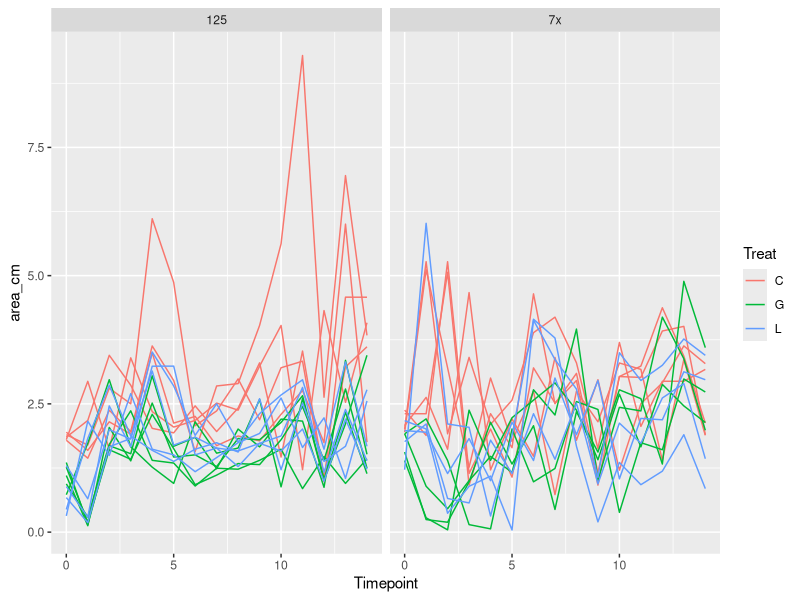
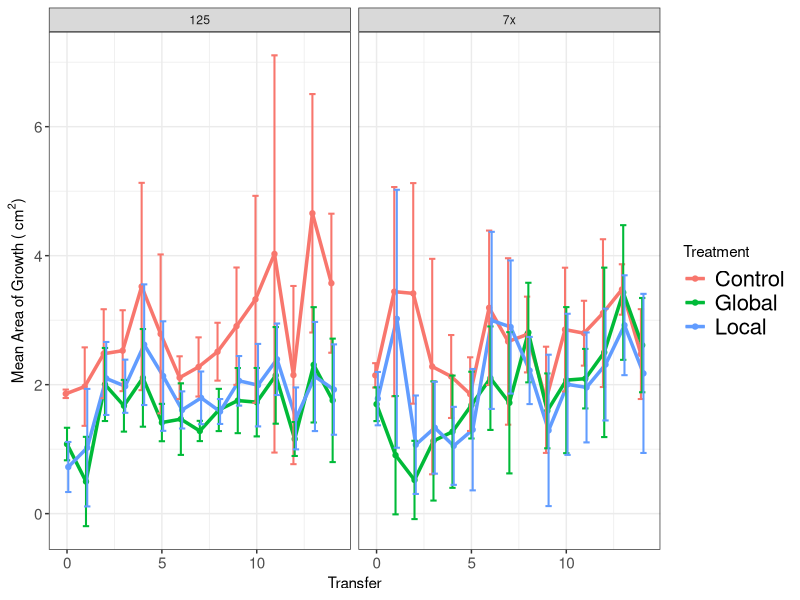
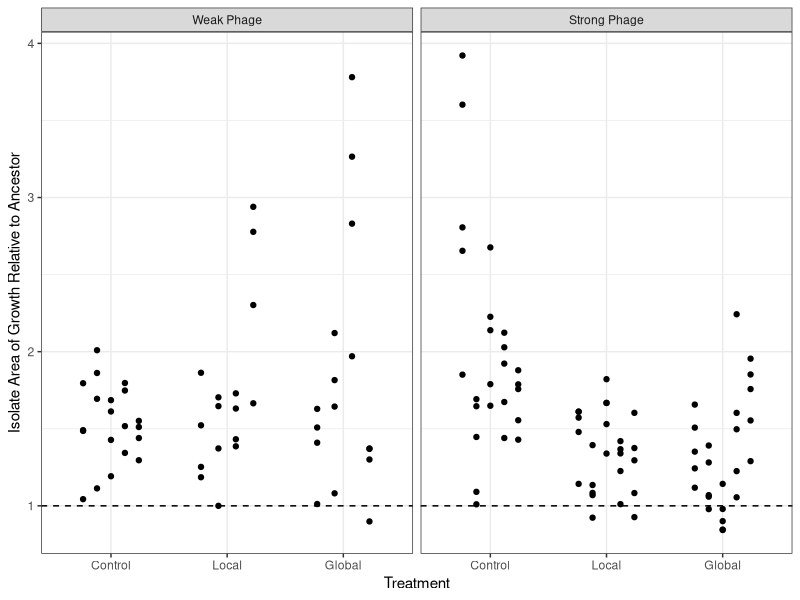

Generate these figures, in order, with R: (Note: this script raises an error after producing the figures.)
library("ggplot2")
library("dplyr")

#Need to split this into 2 scripts: one to take the messy data
# (e.g. isolate information in underscore formats, etc)
#and get it cleaned up, then output those clean data
#And another to take the clean data & analyze it
#Then put the messy data in one folder and the clean data in another folder
#Along with the separate scripts
#So when it's published, can just tell people to re-run the clean data script

#need to make Rep vs Pop consistent
#redo all analysis using dplyr
#redo analysis using vectorization
#include std curve for spec in this code (it may alread be there???)
#Do a scripted analysis of how much to smoothe gc data (not manually checking)
# #to be done later:
# #define function to get means of rates
# mean_rates <- function(sub_by_list, my_data)
# analyze additional plate scans
#change resistance to be by treat then by pop
#Change growth rate for ancestor to dotted line

##Experimental evolution analysis ----
exper_evol_migr <- read.csv("./Clean_Data/Experimental_evolution_growth.csv")

#Drop points after T14
exper_evol_migr <- exper_evol_migr[exper_evol_migr$Timepoint <= 14, ]

#Calculate total area
exper_evol_migr$area_cm <- pi*exper_evol_migr$Width_cm/2*exper_evol_migr$Height_cm/2

#Make plot with all pops shown
ggplot(data = exper_evol_migr,
       aes(x = Timepoint, y = area_cm, group = paste(Treat, Pop),
           color = Treat)) +
  geom_line() +
  facet_grid(~Proj)

#Summarize
exper_evol_migr <- group_by(exper_evol_migr, Proj, Treat, Timepoint)
exper_evol_summ <- summarize(exper_evol_migr,
                             area_mean = mean(area_cm),
                             area_sd = sd(area_cm),
                             area_n = n())

#Make plot of summarized data
my_facet_labels <- c("1" = "Weak Phage", "2" = "Strong Phage")

ggplot(data = exper_evol_summ, aes(x = Timepoint, y = area_mean,
                                   color = Treat)) +
  geom_point(position = position_dodge(0.2)) + 
  geom_line(size = 1.2, position = position_dodge(0.2)) +
  theme_bw() +
  theme(axis.text.y = element_text(size = 11), axis.text.x = element_text(size = 11),
        legend.text = element_text(size = 16)) +
  facet_grid(~Proj, labeller = labeller(Proj = my_facet_labels)) +
  geom_errorbar(aes(ymax = area_mean+area_sd, ymin = area_mean-area_sd),
                width=1, size = .7, position=position_dodge(0.2)) +
  labs(x = "Transfer", 
       y = expression(paste("Mean Area of Growth ( ", cm^2, ")"))) + 
  scale_color_hue(name = "Treatment", breaks = c("C", "G", "L"),
                  labels = c("Control", "Global", "Local"))

##Isolate migration analysis ----
isol_migration <- read.csv("./Clean_Data/Isolate_migration.csv")

#Calculate total area
isol_migration$area_cm <- pi*isol_migration$Width_cm/2*isol_migration$Height_cm/2

#Calculate total area relative to same-day ancestor
ancestors <- isol_migration[isol_migration$Isol == "Anc", ]
isol_migration$relative_area <-
  isol_migration$area_cm/ancestors$area_cm[
    match(as.Date(isol_migration$end_timestamp),
          as.Date(ancestors$end_timestamp))]

#Plot data
my_facet_labels <- c("1" = "Weak Phage", 
                     "2" = "Strong Phage",
                     "C" = "Control", "G" = "Global", "L" = "Local",
                     "A" = "WT")

ggplot(isol_migration[isol_migration$Isol != "Anc", ], 
       aes(x = Treat, y = relative_area, group = Pop)) +
  geom_point(position = position_dodge(0.6)) +
  facet_grid(~Proj, labeller = labeller(Proj = my_facet_labels)) +
  theme_bw() + 
  labs(y = "Isolate Area of Growth Relative to Ancestor",
       x = "Treatment") +
  geom_hline(yintercept = 1, lty = 2) +
  scale_x_discrete(limits = c("C", "L", "G"),
                   labels = c("Control", "Local", "Global")) +
  NULL

##isolate growth curve analysis

##standard curve to convert OD to CFU (based on 107 data)
stan_plate <- read.csv("107_Std_Curve.csv", stringsAsFactors = F, header = T)
stan_plate_layout <- read.csv("107_Plate_Layout.csv", stringsAsFactors = F, header = F)
stan_spec <- read.csv("107_Trav_Spec.csv", stringsAsFactors = F, header = T)

#define function to melt plate arrays
get_layout <- function(plate_layout, row_start = 1, col_start = 1) {
  #tidies the data: makes list of Well ID & contents from the plate layout
  layout_list <- data.frame("Well" = character((nrow(plate_layout)-(row_start-1))*(ncol(plate_layout)-(col_start-1))), 
                            "Contents" = character((nrow(plate_layout)-(row_start-1))*(ncol(plate_layout)-(col_start-1))),
                            stringsAsFactors = F)
  cntr = 1
  for (i in row_start:nrow(plate_layout)) {
    for (j in col_start:ncol(plate_layout)) {
      layout_list[cntr, ] <- c(paste(LETTERS[i-row_start+1], j-col_start+1, sep = ""), plate_layout[i, j])
      cntr = cntr + 1
    }
  }
  return(layout_list)
}

#melt plate arrays, combine & exclude empty wells
stan_layout_list <- get_layout(stan_plate_layout, 2, 2)
stan_plate_list <- get_layout(stan_plate, 1, 2)
colnames(stan_plate_list)[2] <- "OD600"
stan_plate_list$Dilution <- stan_layout_list$Contents
stan_plate_list <- subset(stan_plate_list, is.na(stan_plate_list$Dilution) == F)

#in data from Trav-lab spec, convert OD to CFU
stan_spec$CFU <- (stan_spec$OD600..on.Trav.lab.spec.+3.318*10^(-3))/(1.252*10^(-9))

#transfer CFU data to plate list
stan_plate_list <- cbind(stan_plate_list, "CFU"=stan_spec$CFU[match(stan_plate_list$Dilution, 
                                                     stan_spec$Dilution)])

#get regression of data
# ggplot(stan_plate_list, aes(x = CFU, y = as.numeric(OD600))) + geom_point()
stan_plate_list$OD600 <- as.numeric(stan_plate_list$OD600)
my.fit <- lm(CFU ~ OD600, data = stan_plate_list)

##growth curve analysis
library("minpack.lm")
library("tidyr")
library("lubridate")
library("dplyr")

options(stringsAsFactors = F)
growth_97 <- read.csv("97B.csv", header = T, stringsAsFactors = F)
growth_98 <- read.csv("98B.csv", header = T, stringsAsFactors = F)
growth_99 <- read.csv("99.csv", header = T, stringsAsFactors = F)
growth_101 <- read.csv("101.csv", header = T, stringsAsFactors = F)
plate_layout_97_101 <- read.csv("97_98_99_100_101_plate_layout.csv", header = F, stringsAsFactors = F)

#make list of well ID & contents from plate layout
plate_layout_list_97_101 <- get_layout(plate_layout_97_101, 2, 2)

#remove columns from growth data that correspond to water
to_rem <- subset(plate_layout_list_97_101, 
                 plate_layout_list_97_101$Contents == "H2O")
growth_97 <- growth_97[, !(colnames(growth_97) %in% to_rem$Well)]
growth_98 <- growth_98[, !(colnames(growth_98) %in% to_rem$Well)]
growth_99 <- growth_99[, !(colnames(growth_99) %in% to_rem$Well)]
growth_101 <- growth_101[, !(colnames(growth_101) %in% to_rem$Well)]

#replace column names with Isols
isol.name.func <- function(growth_array, layout_list) {
  for (i in 1:ncol(growth_array)) {
    j <- match(colnames(growth_array)[i], layout_list$Well)
    if (!is.na(j)) {
      colnames(growth_array)[i] <- as.character(layout_list$Contents[j])
    }
  }
  return(growth_array)
}
growth_97 <- isol.name.func(growth_97, plate_layout_list_97_101)
growth_98 <- isol.name.func(growth_98, plate_layout_list_97_101)
growth_99 <- isol.name.func(growth_99, plate_layout_list_97_101)
growth_101 <- isol.name.func(growth_101, plate_layout_list_97_101)

#Tidy growth data
tidy_97 <- gather(growth_97, "Well", "OD600", 3:ncol(growth_97), na.rm = T)
tidy_98 <- gather(growth_98, "Well", "OD600", 3:ncol(growth_98), na.rm = T)
tidy_99 <- gather(growth_99, "Well", "OD600", 3:ncol(growth_99), na.rm = T)
tidy_101 <- gather(growth_101, "Well", "OD600", 3:ncol(growth_101), na.rm = T)

#Add isolate & project info
tidy_97$Isol <- "A"
tidy_98$Isol <- "B"
tidy_99$Isol <- "C"
tidy_101$Isol <- "E"
tidy_97$Proj <- 1
tidy_98$Proj <- 1
tidy_99$Proj <- 1
tidy_101$Proj <- 1

#Combine data frames
gc_data <- rbind(tidy_97, tidy_98, tidy_99, tidy_101)

#convert OD to CFU
gc_data$CFU <- predict(my.fit, newdata = gc_data)

#separate out ID info
sep.growth.ID <- function(my.array) {
  my.array <- cbind(my.array, "Media"=NA, "Pop"=NA, "Treat"=NA, "Rep_Well"=NA)
  for (i in 1:nrow(my.array)) {
    my.split <- strsplit(as.character(my.array$Well[i]), split = "-")
    my.array$Media[i] <- my.split[[1]][1]
    my.array$Treat[i] <- my.split[[1]][length(my.split[[1]])-1]
    my.array$Rep_Well[i] <- my.split[[1]][length(my.split[[1]])]
    if (length(my.split[[1]])>3) { #it's not an ancestor well
      if (substr(my.split[[1]][2], 1, 2) == "74") {
        my.array$Pop[i] <- "A"
      } else if (substr(my.split[[1]][2], 1, 2) == "75") {
        if (substr(my.split[[1]][2], 3, 3) == "A") {
          my.array$Pop[i] <- "B"
        } else {my.array$Pop[i] <- "C"}
      } else if (substr(my.split[[1]][2], 1, 2) == "76") {
        if (substr(my.split[[1]][2], 3, 3) == "A") {
          my.array$Pop[i] <- "D"
        } else {my.array$Pop[i] <- "E"} 
      }
    } else { #assign ancestor to be Pop F, Treat A
      my.array$Pop[i] <- "F"
    }
  }
  return(my.array)
}

gc_data <- sep.growth.ID(gc_data)

#reformat time column
gc_data$Time <- strptime(gc_data$Time, format = "%H:%M:%S")

#Remove first hour of datapoints
gc_data <- gc_data[hour(gc_data$Time) > 0, ]

#Add variables for getting unique subsets
gc_data$mpptir <- paste(gc_data$Media, gc_data$Proj, gc_data$Pop, gc_data$Treat, 
                gc_data$Isol, gc_data$Rep_Well, sep = ".")
gc_data$mppti <- paste(gc_data$Media, gc_data$Proj, gc_data$Pop, gc_data$Treat, 
               gc_data$Isol, sep = ".")

#smooth CFU data
smooth_data <- function(my_data, smooth_over, subset_by) {
  #data must be sorted sequentially before fed into function
  #my_data is a vector of the data to be smoothed
  #smooth over is how many sequential entries to average
  #the unique values of subset_by will be what is iterated over
  out_list <- rep(NA, length(my_data))
  cntr = 1
  for (my_uniq in unique(subset_by)) {
    my_sub <- subset(my_data, subset_by == my_uniq)
    out_list[cntr:(cntr+length(my_sub)-smooth_over)] <- 0
    for (i in 1:smooth_over) {
      out_list[(cntr):(cntr+length(my_sub)-smooth_over)] <-
        out_list[(cntr):(cntr+length(my_sub)-smooth_over)] + 
        my_sub[i:(length(my_sub)-smooth_over+i)]
    }  
    cntr <- cntr+length(my_sub)
  }
  out_list <- out_list/smooth_over
  return(out_list)
}

#smooth by averaging non-overlapping ranges
smooth_data_noverlap <- function(my_data, smooth_over, subset_by) {
  #data must be sorted sequentially before fed into function
  #my_data is a vector of the data to be smoothed
  #smooth over is how many sequential entries to average
  #the unique values of subset_by will be what is iterated over
  out_list <- rep(NA, length(my_data))
  cntr = 0
  for (my_uniq in unique(subset_by)) {
    my_sub <- subset(my_data, subset_by == my_uniq)
    for (i in seq(from = 1, to = length(my_sub), by = smooth_over)) {
      if (i+smooth_over < length(my_sub)) {
        out_list[cntr+i] <- mean(my_sub[i:(i+smooth_over-1)])
      }
    }
    cntr <- cntr+length(my_sub)
  }
  return(out_list)
}

gc_sm <- gc_data

gc_data$Smooth_CFU <- smooth_data(gc_data$CFU, 8, subset_by = gc_data$mpptir)
gc_sm$Smooth_noverlap <- smooth_data_noverlap(gc_data$CFU, 5, 
                                           subset_by = gc_data$mpptir)
gc_sm <- gc_sm[is.na(gc_sm$Smooth_noverlap) == F, ]

per_cap_grate <- function(CFU, time, subset_by) {
  ans <- c((CFU[2:length(CFU)]-CFU[1:(length(CFU)-1)])/
    (as.numeric(difftime(time[2:length(time)], time[1:(length(time)-1)], 
                         units = "hours")) * 
       0.5 * (CFU[2:length(CFU)]+CFU[1:(length(CFU)-1)])), NA)
  ans[subset_by[2:length(subset_by)] != subset_by[1:(length(subset_by)-1)]] <- NA
  return(ans)
}

gc_data$pcgr <- per_cap_grate(gc_data$Smooth_CFU, gc_data$Time, gc_data$mpptir)
gc_sm$pcgr <- per_cap_grate(gc_sm$Smooth_noverlap, gc_sm$Time, gc_sm$mpptir)

# #Make plot of all smoothed growth rates
# for (i in seq(from = 1, to = length(unique(gc_data$mpptir)), by = 25)) {
#   my_sub <- gc_data[(gc_data$mpptir %in% unique(gc_data$mpptir)[i:(i+24)]), ]
#   print(ggplot(data = my_sub, aes(x = Time, y = pcgr)) + geom_line() +
#           facet_wrap(~mpptir))
# }
# 
# #Make plots of all smoothed nonoverlapping growth rates
# for (i in seq(from = 1, to = length(unique(gc_sm$mpptir)), by = 25)) {
#   my_sub <- gc_sm[(gc_sm$mpptir %in% unique(gc_sm$mpptir)[i:(i+24)]), ]
#   print(ggplot(data = my_sub, aes(x = Time, y = pcgr)) + geom_line() +
#           facet_wrap(~mpptir))
# }

# #Code for looking at an example well
# my_well <- "100.1.D.C.A.1"
# my_sub <- gc_data[gc_data$mpptir == my_well, ]
# ggplot(data = my_sub, aes(x = Time, y = CFU)) +
#   geom_line() + labs(y = "Colony Forming Units (CFU)")
# ggplot(data = my_sub, aes(x = Time, y = Smooth_CFU)) +
#   geom_line() + labs(y = "Colony Forming Units (CFU)")
# ggplot(data = my_sub, aes(x = Time, y = pcgr)) +
#   geom_line()
# 
# my_sub <- gc_sm[gc_sm$mpptir == my_well, ]
# ggplot(data = my_sub, aes(x = Time, y = CFU)) + geom_line()
# ggplot(data = my_sub, aes(x = Time, y = Smooth_noverlap)) +
#   geom_line()
# ggplot(data = my_sub, aes(x = Time, y = pcgr)) + geom_line()
# 
# 
# my_sub$diff <- c(my_sub$CFU[2:nrow(my_sub)]-my_sub$CFU[1:(nrow(my_sub)-1)], NA)
# my_sub$smdiff <- c(my_sub$Smooth_CFU[2:nrow(my_sub)]-my_sub$Smooth_CFU[1:(nrow(my_sub)-1)], NA)
# ggplot(data = my_sub, aes(x = Time, y = smdiff)) +
#   geom_line()

#extract maximum percap growth rates for each uniq well
#using non-overlapping averaged smoothing
gc_sm$Time <- as.character(gc_sm$Time)
gc_mpptir <- group_by(gc_sm, Media, Proj, Pop, Treat, Isol, Rep_Well)
gc_mpptir <- summarize(gc_mpptir, max_pcgr = max(pcgr, na.rm = T))
gc_mppti <- group_by(gc_mpptir, Media, Proj, Pop, Treat, Isol)
gc_mppti <- summarize(gc_mppti, gr_max_avg = mean(max_pcgr),
                      dt_min_sd = sd(max_pcgr))
gc_mppt <- group_by(gc_mppti, Media, Proj, Pop, Treat)
gc_mppt <- summarize(gc_mppt, avg_isols = mean(gr_max_avg),
                     sd_isols = sd(gr_max_avg))

#Making percap growth rate plots
my_facet_labels <- c("100" = "Rich Environment", 
                     "50" = "Adapted Environment",
                     "C" = "Control", "G" = "Global", "L" = "Local",
                     "A" = "WT", "1" = "Weak Phage", "2" = "Strong Phage")

#plot of all isols
gc_mppti$Media <- factor(gc_mppti$Media, levels = c(50, 100))
ggplot(gc_mppti, aes(x = Treat, y = gr_max_avg)) + 
  geom_jitter(width = 0.1, height = 0, size = 2) + 
  facet_grid(Media ~ Pop, labeller = labeller(Media = my_facet_labels)) +
  labs(x = "Treatment", y = "Per Capita Growth Rate (/hour)") +
  theme(axis.text.x = element_text(size = 11), 
        axis.text.y = element_text(size = 11)) +
  theme_bw()

#plot of all pops
gc_mppt$Media <- factor(gc_mppt$Media, levels = c(50, 100))

#For local viewing
ggplot(gc_mppt, aes(x = Treat, y = avg_isols), 
       labeller = labeller(Treat = my_facet_labels)) + 
  geom_point(pch = 1, size = 3) +
  facet_grid(Proj~Media, 
             labeller = labeller(Media = my_facet_labels, Proj = my_facet_labels)) + 
  labs(x = "Treatment", y = "Maximum Per Capita Growth Rate (/hour)") + theme_bw() + 
  scale_x_discrete(labels = c("Ancestor", "Control", "Global", "Local"))

#For poster
png(filename = "growth_rate_pops.png", width = 10, height = 7,
    units = "in", res = 300)
ggplot(gc_mppt, aes(x = Treat, y = avg_isols), 
       labeller = labeller(Treat = my_facet_labels)) + 
  geom_jitter(width = 0.075, height = 0, pch = 16, size = 6) +
  facet_grid(Proj~Media, 
             labeller = labeller(Media = my_facet_labels, Proj = my_facet_labels)) + 
  labs(x = "Treatment", y = "Maximum Per Capita Growth Rate (/hr)") + theme_bw() + 
  scale_x_discrete(labels = c("Ancestor", "Control", "Global", "Local")) +
  theme(axis.title = element_text(size = 20), axis.text = element_text(size = 16),
        strip.text = element_text(size = 20))
dev.off()

##Isolate resistance analysis
resis_data_7x <- read.csv("74_75_76_Plaquing.csv", header = T, stringsAsFactors = F)

#split out project info & make unique reps
resis_data_7x <- cbind(resis_data_7x[, 1:2], "Pop" = NA, resis_data_7x[, 3:5])
for (i in 1:nrow(resis_data_7x)) {
  my.proj <- resis_data_7x$Proj[i]
  if (my.proj == "P1.1") {
    resis_data_7x$Pop[i] <- "F"
    resis_data_7x$Treat[i] <- "A" #for Ancestor
  } else if (my.proj == "74") {
    resis_data_7x$Pop[i] <- "A"
  } else {
    resis_data_7x$Proj[i] <- substr(my.proj, 1, 2)
    resis_data_7x$Pop[i] <- substr(my.proj, 3, 3)
  }
  if (resis_data_7x$Proj[i] == "75") {
    if (resis_data_7x$Pop[i] == "A") {resis_data_7x$Pop[i] <- "B"
    } else {resis_data_7x$Pop[i] <- "C"}
  } else if (resis_data_7x$Proj[i] == "76") {
    if (resis_data_7x$Pop[i] == "A") {resis_data_7x$Pop[i] <- "D"
    } else {resis_data_7x$Pop[i] <- "E"}
  }
}
resis_data_7x$Proj <- 1

#this is where merge of resis data will be
resis_data <- resis_data_7x

#calculate EOP for ea isol
resis_data$EOP <- NA
for (i in 1:nrow(resis_data)) {
  my_sub <- subset(resis_data, resis_data$Isol == resis_data$Isol[i])
  resis_data$EOP[i] <- resis_data$PFU[i]/my_sub[my_sub$Treat == "A",]$PFU
}

#For local viewing
ggplot(resis_data[resis_data$Treat != "A", ], aes(x = Treat, y = 1-EOP)) +
  scale_x_discrete(name = "Treatment") +
  ylab("Resistance to Phage") +
  facet_grid(Proj~Pop, labeller = labeller(Proj = my_facet_labels)) +
  geom_dotplot(binaxis = "y", stackdir = "center", binwidth = 0.01, 
               dotsize = 3) +
  # geom_jitter(width = 0.2, height = 0, size = 2) +
  theme_bw() + ggtitle("Population") +
  theme(plot.title = element_text(size = 12, hjust = 0.5), 
        axis.title = element_text(size = 12),
        axis.text.x = element_text(color = "black", size = 12)) +
  geom_hline(yintercept = 0, linetype = "dotted", size = 1.5)

#For poster
png("resis_isols.png", width = 14, height = 9, units = "in", res = 300)
ggplot(resis_data[resis_data$Treat != "A", ], aes(x = Treat, y = 1-EOP)) +
  scale_x_discrete(name = "Treatment") +
  ylab("Resistance to Phage") +
  facet_grid(Proj~Pop, labeller = labeller(Proj = my_facet_labels)) +
  geom_dotplot(binaxis = "y", stackdir = "center", binwidth = 0.02, 
               dotsize = 2) +
  theme_bw() + ggtitle("Population") +
  theme(plot.title = element_text(size = 24, hjust = 0.5), 
        axis.title = element_text(size = 24),
        axis.text = element_text(color = "black", size = 20),
        strip.text = element_text(size = 24)) +
  geom_hline(yintercept = 0, linetype = "dotted", size = 1.5)
dev.off()

#resistance vs growth
gc_resis_data <- merge(resis_data, gc_mppti)
gc_resis_mppt <- group_by(gc_resis_data, Media, Proj, Pop, Treat)
gc_resis_mppt <- summarize(gc_resis_mppt, avg_eop = mean(EOP),
                           avg_gr = mean(gr_max_avg))

#Make plot of all isolates
ggplot(gc_resis_data, aes(x = 1-EOP, y = gr_max_avg)) +
  geom_point() + 
  facet_grid(Media~., labeller = labeller(Media = my_facet_labels)) +
  geom_smooth(method = "lm") +
  labs(x = "Resistance", y = "Per Capita Growth Rate (/hour)")

summary(lm(gr_max_avg~Media*EOP, data = gc_resis_data))

#Make plot of all pops
#For local viewing
ggplot(gc_resis_mppt, aes(x = 1-avg_eop, y = avg_gr)) +
  geom_point(size = 2, aes(pch = Treat)) + 
  scale_shape_manual(values = c(3, 15, 16, 17), name = "Treatment",
                     breaks = c("A", "C", "G", "L"),
                     labels = c("WT", "Control", "Global", "Local")) +
  facet_grid(Media~Proj, labeller = labeller(Media = my_facet_labels,
                                             Proj = my_facet_labels)) +
  geom_smooth(method = "lm") +
  labs(x = "Resistance", y = "Average Per Capita Growth Rate (/hour)") +
  theme_bw()

#For poster
png("resis_gc_tradeoff.png", width = 10, height = 7, units = "in",
    res = 300)
ggplot(gc_resis_mppt, aes(x = 1-avg_eop, y = avg_gr)) +
  geom_point(size = 4, aes(pch = Treat)) + 
  scale_shape_manual(values = c(3, 15, 16, 17), name = "Treatment",
                     breaks = c("A", "C", "G", "L"),
                     labels = c("WT", "Control", "Global", "Local")) +
  facet_grid(Proj~Media, labeller = labeller(Media = my_facet_labels,
                                             Proj = my_facet_labels)) +
  geom_smooth(method = "lm", se = F) +
  labs(x = "Resistance", y = "Average Maximum Per Capita Growth Rate (/hr)") +
  theme_bw() +
  theme(axis.text = element_text(size = 16),
        strip.text = element_text(size = 20),
        axis.title = element_text(size = 20),
        legend.title = element_text(size = 20),
        legend.text = element_text(size = 16))
dev.off()

summary(lm(avg_gr~avg_eop*Media, data = gc_resis_mppt))


## 125 Migration ----
migration_125 <- read.csv("131_125_isol_migration.csv")
migration_125$area <- pi*migration_125$Width..cm.*migration_125$Height..cm./4
migration_125$relative_area <- NA
migration_125$date <- paste(migration_125$Year, migration_125$Month,
                            migration_125$Day, sep = "_")
for (date in unique(migration_125$date)) {
  migration_125$relative_area[which(migration_125$date == date)] <- 
    migration_125$area[which(migration_125$date == date)]/
    migration_125$area[migration_125$date == date & 
                         migration_125$Population == "Anc"]
}

ggplot(data = migration_125, aes(x = paste(Treatment, Population),
                                 y = relative_area)) +
  geom_point()

## Resistance ----



#calculate EOP for ea isol
resis_data$EOP <- NA
for (i in 1:nrow(resis_data)) {
  my_sub <- subset(resis_data, resis_data$Isol == resis_data$Isol[i])
  resis_data$EOP[i] <- resis_data$PFU[i]/my_sub[my_sub$Treat == "A",]$PFU
}

#For local viewing
ggplot(resis_data[resis_data$Treat != "A", ], aes(x = Treat, y = 1-EOP)) +
  scale_x_discrete(name = "Treatment") +
  ylab("Resistance to Phage") +
  facet_grid(Proj~Pop, labeller = labeller(Proj = my_facet_labels)) +
  geom_dotplot(binaxis = "y", stackdir = "center", binwidth = 0.01, 
               dotsize = 3) +
  # geom_jitter(width = 0.2, height = 0, size = 2) +
  theme_bw() + ggtitle("Population") +
  theme(plot.title = element_text(size = 12, hjust = 0.5), 
        axis.title = element_text(size = 12),
        axis.text.x = element_text(color = "black", size = 12)) +
  geom_hline(yintercept = 0, linetype = "dotted", size = 1.5)

#For poster
png("resis_isols.png", width = 14, height = 9, units = "in", res = 300)
ggplot(resis_data[resis_data$Treat != "A", ], aes(x = Treat, y = 1-EOP)) +
  scale_x_discrete(name = "Treatment") +
  ylab("Resistance to Phage") +
  facet_grid(Proj~Pop, labeller = labeller(Proj = my_facet_labels)) +
  geom_dotplot(binaxis = "y", stackdir = "center", binwidth = 0.02, 
               dotsize = 2) +
  theme_bw() + ggtitle("Population") +
  theme(plot.title = element_text(size = 24, hjust = 0.5), 
        axis.title = element_text(size = 24),
        axis.text = element_text(color = "black", size = 20),
        strip.text = element_text(size = 24)) +
  geom_hline(yintercept = 0, linetype = "dotted", size = 1.5)
dev.off()

#resistance vs growth
gc_resis_data <- merge(resis_data, gc_mppti)
gc_resis_mppt <- group_by(gc_resis_data, Media, Proj, Pop, Treat)
gc_resis_mppt <- summarize(gc_resis_mppt, avg_eop = mean(EOP),
                           avg_gr = mean(gr_max_avg))

#Make plot of all isolates
ggplot(gc_resis_data, aes(x = 1-EOP, y = gr_max_avg)) +
  geom_point() + 
  facet_grid(Media~., labeller = labeller(Media = my_facet_labels)) +
  geom_smooth(method = "lm") +
  labs(x = "Resistance", y = "Per Capita Growth Rate (/hour)")

summary(lm(gr_max_avg~Media*EOP, data = gc_resis_data))

#Make plot of all pops
#For local viewing
ggplot(gc_resis_mppt, aes(x = 1-avg_eop, y = avg_gr)) +
  geom_point(size = 2, aes(pch = Treat)) + 
  scale_shape_manual(values = c(3, 15, 16, 17), name = "Treatment",
                     breaks = c("A", "C", "G", "L"),
                     labels = c("WT", "Control", "Global", "Local")) +
  facet_grid(Media~Proj, labeller = labeller(Media = my_facet_labels,
                                             Proj = my_facet_labels)) +
  geom_smooth(method = "lm") +
  labs(x = "Resistance", y = "Average Per Capita Growth Rate (/hour)") +
  theme_bw()

#For poster
png("resis_gc_tradeoff.png", width = 10, height = 7, units = "in",
    res = 300)
ggplot(gc_resis_mppt, aes(x = 1-avg_eop, y = avg_gr)) +
  geom_point(size = 4, aes(pch = Treat)) + 
  scale_shape_manual(values = c(3, 15, 16, 17), name = "Treatment",
                     breaks = c("A", "C", "G", "L"),
                     labels = c("WT", "Control", "Global", "Local")) +
  facet_grid(Proj~Media, labeller = labeller(Media = my_facet_labels,
                                             Proj = my_facet_labels)) +
  geom_smooth(method = "lm", se = F) +
  labs(x = "Resistance", y = "Average Maximum Per Capita Growth Rate (/hr)") +
  theme_bw() +
  theme(axis.text = element_text(size = 16),
        strip.text = element_text(size = 20),
        axis.title = element_text(size = 20),
        legend.title = element_text(size = 20),
        legend.text = element_text(size = 16))
dev.off()

summary(lm(avg_gr~avg_eop*Media, data = gc_resis_mppt))
